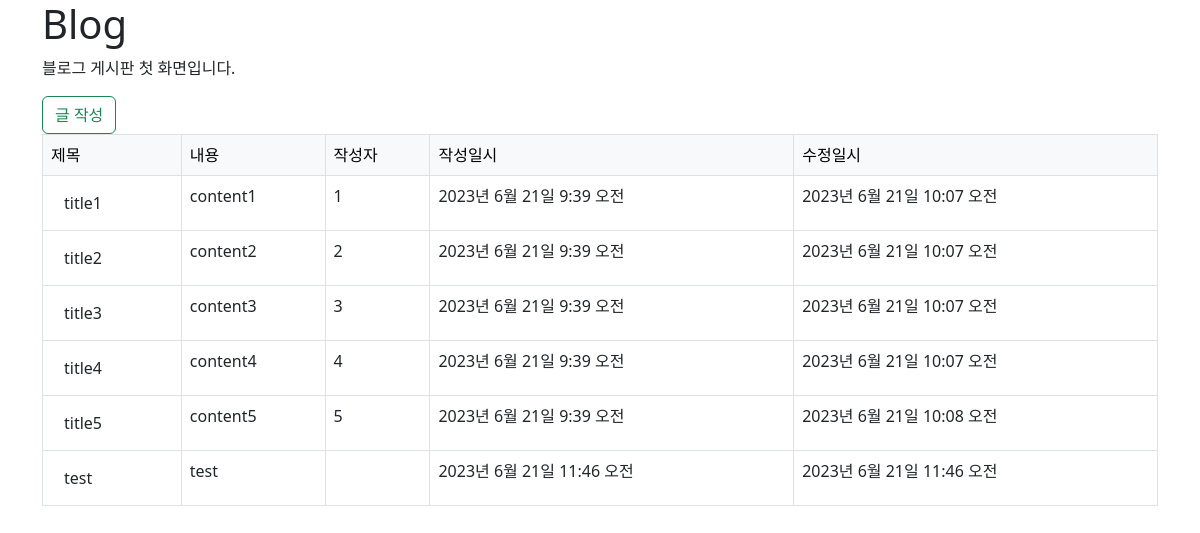
Page /blog/ on the earlier database version.
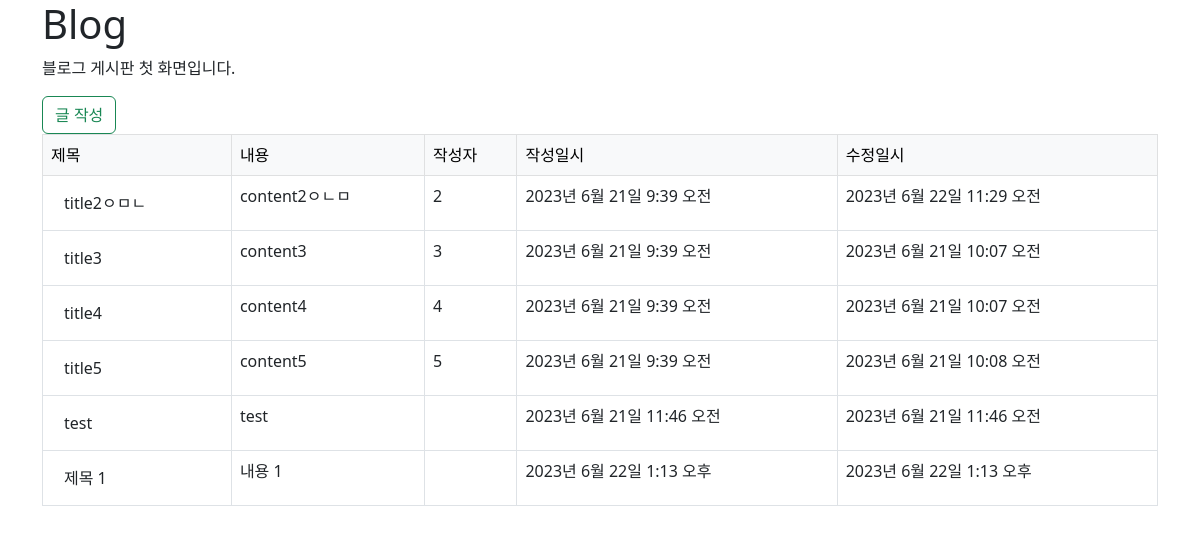
Same page on the later database version.
### blog/models.py (models this page shows)
class Post(models.Model):
    title = models.CharField(max_length=30)
    content = models.TextField()
    writer = models.CharField(max_length=10)
    created_at = models.DateTimeField(auto_now_add=True)
    updated_at = models.DateTimeField(auto_now=True)

### blog/views.py (the view)
# urls.py: path("", views.List.as_view(), name='list'), # /blog/
class List(ListView):
    model = Post # 모델
    template_name = 'blog/post_list.html' # 템플릿
    context_object_name = 'posts' # 변수 값의 이름

### blog/templates/blog/post_list.html
{% extends 'blog/base.html' %}
{% block content %}
    <p>블로그 게시판 첫 화면입니다.</p>
    <a href="{% url 'blog:write' %}" class="btn btn-outline-success">글 작성</a>
    {% if posts %}
        <table class="table table-bordered">
            <thead class="table-light">
                <tr>
                    <td>제목</td>
                    <td>내용</td>
                    <td>작성자</td>
                    <td>작성일시</td>
                    <td>수정일시</td>
                </tr>
            </thead>
            <tbody>
                {% for post in posts %}
                <tr>
                    <td><a href="{% url 'blog:detail' pk=post.pk %}" class="btn">{{ post.title }}</a></td>
                    <td>{{ post.content }}</td>
                    <td>{{ post.writer }}</td>
                    <td>{{ post.created_at }}</td>
                    <td>{{ post.updated_at }}</td>
                </tr>
                {% endfor %}
            </tbody>
        </table>
    {% else %}
        <p>작성된 게시물이 없습니다.</p>
    {% endif %}
{% endblock %}

### blog/templates/blog/base.html (shortened to what this page needs)
<!DOCTYPE html>
<html lang="ko-KR">
<head>
    <link href="https://cdn.jsdelivr.net/npm/bootstrap@5.2.3/dist/css/bootstrap.min.css" rel="stylesheet">
</head>
<body>
    <div class="container">
        <h1>Blog</h1>
        {% block content %}
        {% endblock %}
    </div>
</body>
</html>

Differences in the rows shown:
removed Post: title "title1", content "content1", writer "1", created_at "2023년 6월 21일 9:39 오전", updated_at "2023년 6월 21일 10:07 오전"
changed Post: title "title2" → "title2ㅇㅁㄴ"; content "content2" → "content2ㅇㄴㅁ"; updated_at "2023년 6월 21일 10:07 오전" → "2023년 6월 22일 11:29 오전"
added Post: title "제목 1", content "내용 1", created_at "2023년 6월 22일 1:13 오후", updated_at "2023년 6월 22일 1:13 오후"
